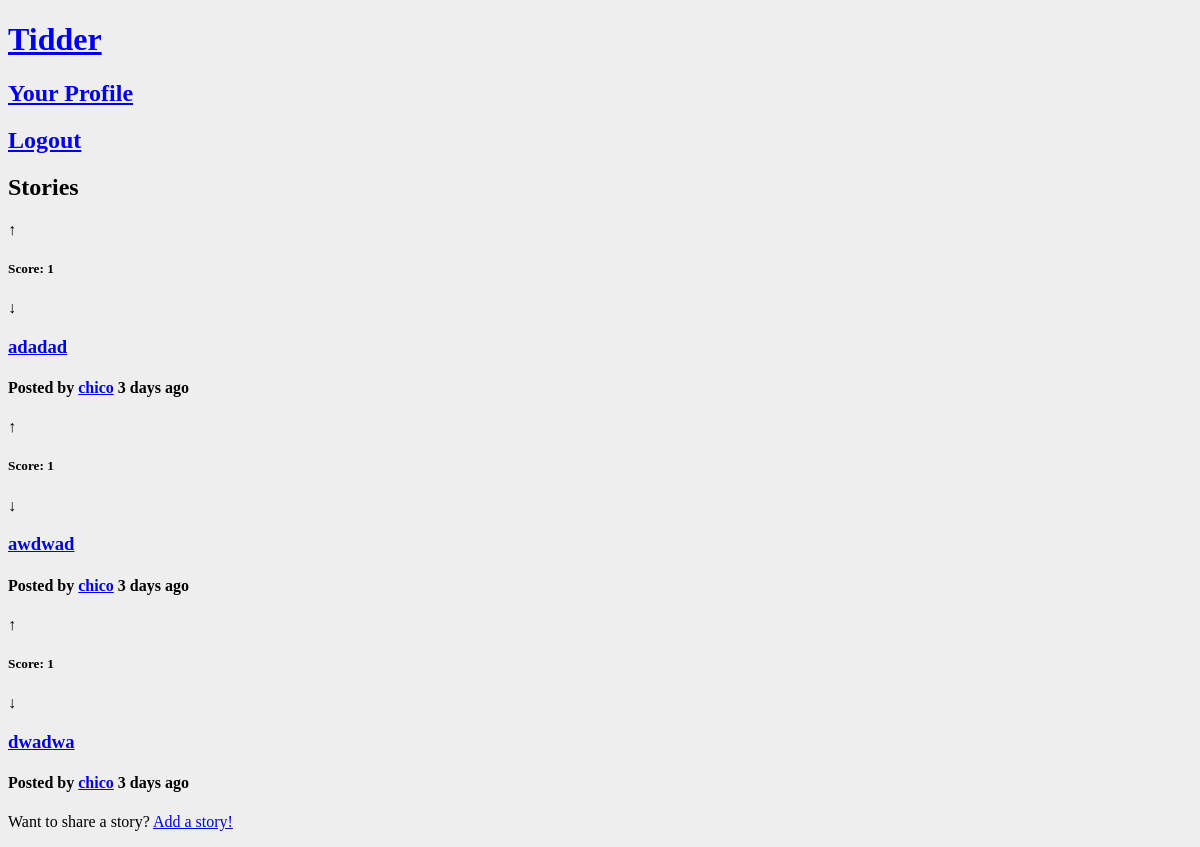
The app's page /pages/stories.php (signed in), older data.
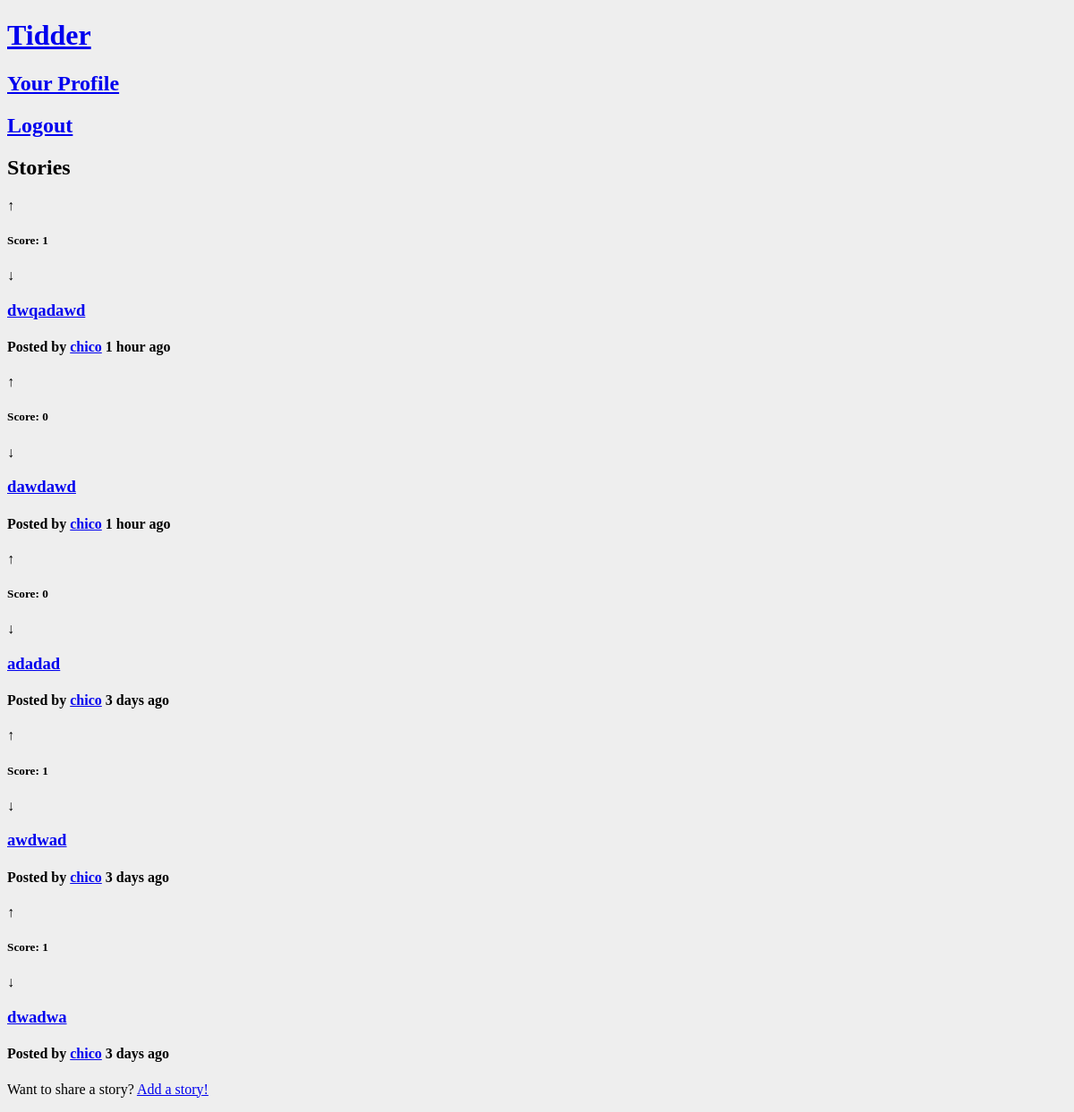
The same page, newer data.
### tables this page shows
CREATE TABLE opinion (
    opinion_id INTEGER NOT NULL PRIMARY KEY AUTOINCREMENT,
	parent_id INTEGER REFERENCES opinion(opinion_id),
    opinion_title VARCHAR,
    opinion_text VARCHAR NOT NULL,
	posted DATETIME NOT NULL,
    user_id INTEGER NOT NULL REFERENCES user
);

### pages/stories.php (called while the page is built, shortened)
<?php
	include_once('../includes/date.php');
	include_once('../database/db_story.php');
	include_once('../database/db_user.php');
	include_once('../database/db_vote.php');
	include_once('../templates/tpl_common.php');
	include_once('../templates/tpl_stories.php');
	$stories = array_reverse(getAllStories());
	$now = time();
	for($i = 0; $i < count($stories); $i++){
		$stories[$i]['username'] = getUserName($stories[$i]['user_id']);
		$stories[$i]['score'] = getScore($stories[$i]['opinion_id']);
		if(isset($_SESSION['user_id']))
			$stories[$i]['vote'] = getVote($stories[$i]['opinion_id'], $_SESSION['user_id']);
	}
	$page = 'stories.php';
	draw_header(true);
	draw_stories($stories,true);
	draw_footer();
?>

### database/db_user.php (called while the page is built, shortened)
<?php
	function getUserName($user_id){
		$db = Database::instance()->db();
		$stmt = $db->prepare('SELECT username FROM user WHERE user_id = ?');
		$stmt->execute(array($user_id));
		return $stmt->fetch()['username'];
	}
?>

### database/db_vote.php (called while the page is built, shortened)
<?php
	function getVote($opinion_id, $user_id){
		$db = Database::instance()->db();
		$stmt = $db->prepare('SELECT value FROM vote WHERE opinion_id = ? AND user_id = ?');
		$stmt->execute(array($opinion_id, $user_id));
		$value = $stmt->fetch();
		if($value)
			return $value['value'];
		return 0;
	}
?>

### database/db_story.php (called while the page is built, shortened)
<?php
	function getAllStories() {
		$db = Database::instance()->db();
		$stmt = $db->prepare('SELECT * FROM opinion WHERE parent_id IS NULL');
		$stmt->execute();
		return $stmt->fetchAll();
	}
?>

### includes/date.php (called while the page is built, shortened)
<?php
	function deltaTime($now, $date){
		$time = strtotime($date);
		$delta = $now - $time;
		if(!floor($delta/86400)){
			$time_word = (floor($delta/3600) == 1 ? ' hour ' : ' hours ');
			return floor($delta/3600).$time_word.'ago';
		}
		if(!floor($delta/2592000)){
			$time_word = (floor($delta/86400) == 1 ? ' day ' : ' days ');
			return floor($delta/86400).$time_word.'ago';
		}
		$time_word = (floor($delta/31104000) == 1 ? ' year ' : ' years ');
		return floor($delta/31104000).$time_word.'ago';
	}
?>

### templates/tpl_stories.php (the view)
<?php function draw_stories($stories, $not_profile){ ?>
        <section id="stories">
		<header>
			<h2>Stories</h2>
		</header>
        <?php
            foreach($stories as $story)
				draw_story($story);
		if($not_profile){
        ?>
		<footer>
			<p>Want to share a story? <a href="add_story.php">Add a story!</a></p>
		</footer>
	    </section>
		<?php
			}
		} ?>
    <?php function draw_story($story) {
		global $now;?>
        <article class="story" data-id="<?=$story['opinion_id']?>">
				<div class="upvote" role="button" data-value="<?=$story['vote']?>">&#8593;</div>
				<h5>Score: <?=$story['score']?></h5>
				<div class="downvote" role="button" data-value="<?=$story['vote']?>">&#8595;</div>
				<h3><a href="story.php?story_id=<?=$story['opinion_id']?>"><?=$story['opinion_title']?></a></h3>
				<h4>Posted by <a href="<?='profile.php?username='.urlencode($story['username'])?>"><?=$story['username']?></a> <?=deltaTime($now, $story['posted'])?></h4>
        </article>
    <?php } ?>

### templates/tpl_common.php (shortened to what this page needs)
<?php
include_once('../database/db_user.php');
function draw_header($isnt_login_signup) {
	global $page;
?>
<!DOCTYPE html>
<html lang="en-US">
<head>
	<link rel="stylesheet" type="text/css" href="../css/style.css">
</head>
<body>
	<header>
		<h1><a href="../index.php">Tidder</a></h1>
	<?php if(!isset($_SESSION['user_id'])) {
			if($isnt_login_signup) { ?>
				<h2><a href='../pages/login.php?redirect=<?=urlencode($page)?>''>Login</a></h2>
				<h2><a href='../pages/signup.php?redirect=<?=urlencode($page)?>'>Signup</a></h2>
	<?php }
	} else {
			$username = getUserName($_SESSION['user_id']);
			$profile_link = "../pages/profile.php?username=".urlencode($username); ?>
			<h2><a href=<?=$profile_link?>>Your Profile</a></h2>
			<h2><a href='../actions/action_logout.php?redirect=<?=urlencode($page)?>'>Logout</a></h2>
	<?php } ?>
	</header>
<?php
}
function draw_footer() {?>
	</body>
</html>
<?php } ?>

### css/style.css (style rules this page uses)
body { background-color: #eee; }

Row changes from the older to the newer data that the page shows:
added opinion: user "1", opinion_title "dwqadawd", username "chico", posted "1 hour ago"
added opinion: score "0", opinion_title "dawdawd", username "chico", posted "1 hour ago"
computed for opinion "adadad": user "1" → "0"
